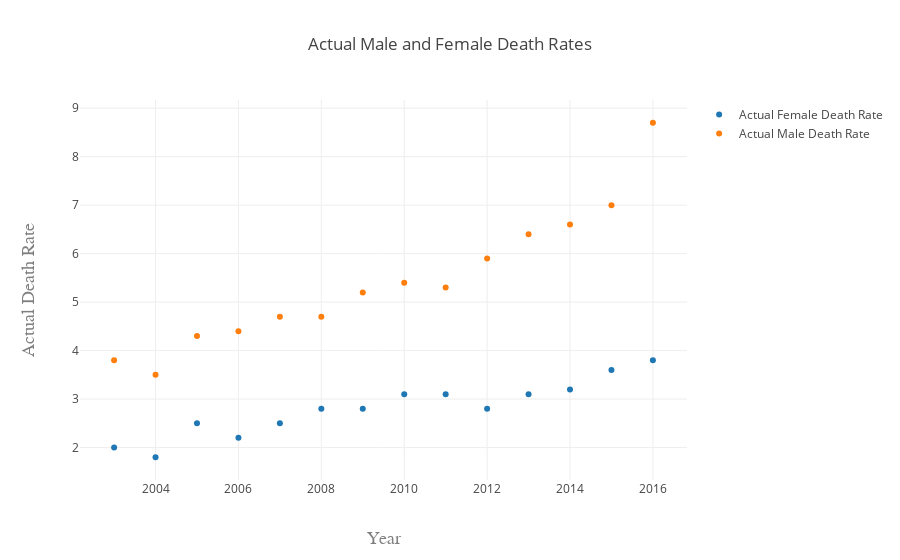

Notebook source saved alongside this figure:
### Code cell
trace3 = go.Scatter(
    x =data2["Year"],
    y = data2["Female death rates"],
    mode = 'markers',
    name ="Actual Female Death Rate"
)
trace4 = go.Scatter(
    x = data2["Year"],
    y = data2["Male death rates"],
    mode = "markers",
    name = "Actual Male Death Rate"
)
data2 = [trace3,trace4]
layout2 = go.Layout(
    title='Actual Male and Female Death Rates',
    xaxis=dict(
        title='Year',
        titlefont=dict(
            family='Courier New, monospace',
            size=18,
            color='#7f7f7f'
        )
    ),
    yaxis=dict(
        title='Actual Death Rate',
        titlefont=dict(
            family='Courier New, monospace',
            size=18,
            color='#7f7f7f'
        )
    )
)

fig2 = go.Figure(data=data2, layout=layout2)
iplot(fig2)

### Figure 1 — Plotly figure (JSON) as saved in the notebook; plotly's stock layout.template omitted (floating-point values rounded to 4 significant figures)
{"data": [{"type": "scatter", "x": [2003, 2004, 2005, 2006, 2007, 2008, 2009, 2010, 2011, 2012, 2013, 2014, 2015, 2016], "y": [2, 1.8, 2.5, 2.2, 2.5, 2.8, 2.8, 3.1, 3.1, 2.8, 3.1, 3.2, 3.6, 3.8], "mode": "markers", "name": "Actual Female Death Rate"}, {"type": "scatter", "x": [2003, 2004, 2005, 2006, 2007, 2008, 2009, 2010, 2011, 2012, 2013, 2014, 2015, 2016], "y": [3.8, 3.5, 4.3, 4.4, 4.7, 4.7, 5.2, 5.4, 5.3, 5.9, 6.4, 6.6, 7, 8.7], "mode": "markers", "name": "Actual Male Death Rate"}], "layout": {"title": "Actual Male and Female Death Rates", "xaxis": {"title": "Year", "titlefont": {"family": "Courier New, monospace", "size": 18, "color": "#7f7f7f"}}, "yaxis": {"title": "Actual Death Rate", "titlefont": {"family": "Courier New, monospace", "size": 18, "color": "#7f7f7f"}}}}
